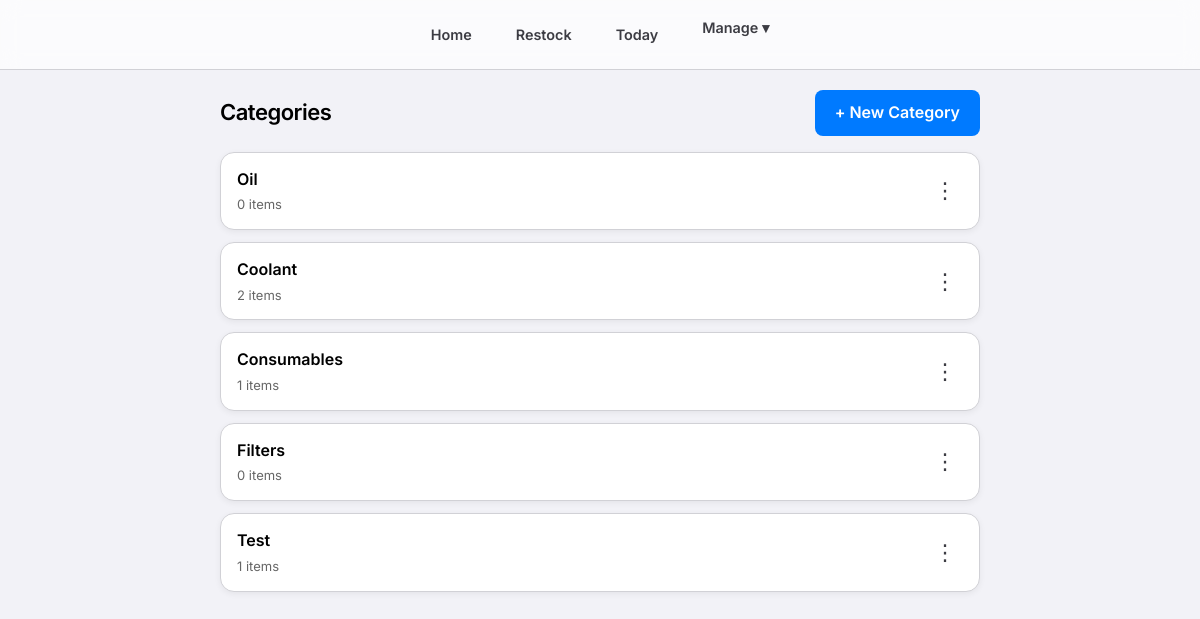
The app's page /manage/categories/ (signed in) with its own data.
### consumables/models.py (models this page shows, shortened)
class Category(models.Model):
    name = models.CharField(max_length=100)
    class Meta:
        verbose_name_plural = "Categories"

### consumables/views.py (the view)
# urls.py: path('manage/categories/', views.manage_categories, name='manage_categories'),
@login_required
@login_required
def manage_categories(request):
    categories = Category.objects.all()
    return render(request, 'consumables/manage_categories.html', {'categories': categories})

### consumables/templates/consumables/manage_categories.html (shortened to what this page needs)
{% extends 'consumables/base.html' %}
{% block content %}
<div class="page-header">
    <h2>Categories</h2>
    <a href="{% url 'add_category' %}" class="btn btn-primary btn-sm">
        + New Category
    </a>
</div>
{% for category in categories %}
<div class="item-card">
    <a href="{% url 'category_detail' category.id %}" class="item-link">
        <div class="item-name">{{ category.name }}</div>
        <div class="item-stock">{{ category.items.count }} items</div>
    </a>
    <details class="details-dropdown">
        <summary>&#8942;</summary>
    </details>
</div>
{% endfor %}
{% endblock %}

### consumables/static/css/style.css (style rules this page uses)
:root { --bg-color: #f2f2f7; --card-bg: #ffffff; --text-primary: #000000; --text-secondary: #3c3c43; --accent-red: #ff3b30; --accent-blue: #007aff; --accent-green: #34c759; --accent-yellow: #f59e0b; --border-color: #d1d1d6; --glass-bg: rgba(255, 255, 255, 0.7); --glass-border: rgba(0, 0, 0, 0.1); --input-bg: rgba(0, 0, 0, 0.05); }
* { box-sizing: border-box; margin: 0; padding: 0; font-family: 'Inter', -apple-system, BlinkMacSystemFont, "Segoe UI", Roboto, Helvetica, Arial, sans-serif; }
body { background-color: var(--bg-color); color: var(--text-primary); line-height: 1.6; padding-bottom: 80px; }
h1, h2, h3 { font-weight: 700; letter-spacing: -0.5px; margin-bottom: 1rem; color: var(--text-primary); }
a { color: var(--accent-blue); text-decoration: none; }
.item-card { background-color: var(--card-bg); padding: 15px; margin-bottom: 10px; border-radius: 12px; display: flex; justify-content: space-between; align-items: center; border: 1px solid var(--border-color); transition: transform 0.2s, box-shadow 0.2s; box-shadow: 0 1px 3px rgba(0, 0, 0, 0.05); }
.item-name { font-weight: 600; font-size: 1.1rem; color: var(--text-primary); }
.item-stock { font-size: 0.8rem; color: var(--text-secondary); }
.details-dropdown { position: relative; display: flex; align-items: center; justify-content: center; }
.details-dropdown summary { list-style: none; cursor: pointer; font-size: 1.5rem; color: var(--text-secondary); width: 36px; height: 36px; border-radius: 50%; display: flex; align-items: center; justify-content: center; transition: all 0.2s ease; user-select: none; outline: none; }
.details-dropdown summary::after { content: none; }
.btn { padding: 10px 20px; border-radius: 8px; border: none; font-weight: 600; cursor: pointer; transition: background 0.2s, transform 0.1s; text-align: center; display: inline-block; }
.btn-primary { background-color: var(--accent-blue); color: white; }

### consumables/templates/consumables/manage_categories.html (style rules this page uses)
.page-header { display: flex; justify-content: space-between; align-items: center; margin-bottom: 16px; }
.page-header h2 { margin: 0; font-size: 22px; font-weight: 600; }
.item-card { display: flex; align-items: center; justify-content: space-between; background: #fff; border-radius: 14px; padding: 14px 16px; margin-bottom: 12px; box-shadow: 0 2px 6px rgba(0,0,0,0.06); }
.item-link { text-decoration: none; color: inherit; flex: 1; }
.item-name { font-size: 16px; font-weight: 600; }
.item-stock { font-size: 13px; color: #666; margin-top: 2px; }
.details-dropdown { position: relative; }
.details-dropdown summary { list-style: none; cursor: pointer; font-size: 22px; padding: 4px 8px; border-radius: 50%; }

### records on screen
Category: name "Oil", items.count "0"
Category: name "Coolant", items.count "2"
Category: name "Consumables", items.count "1"
Category: name "Filters", items.count "0"
Category: name "Test", items.count "1"
